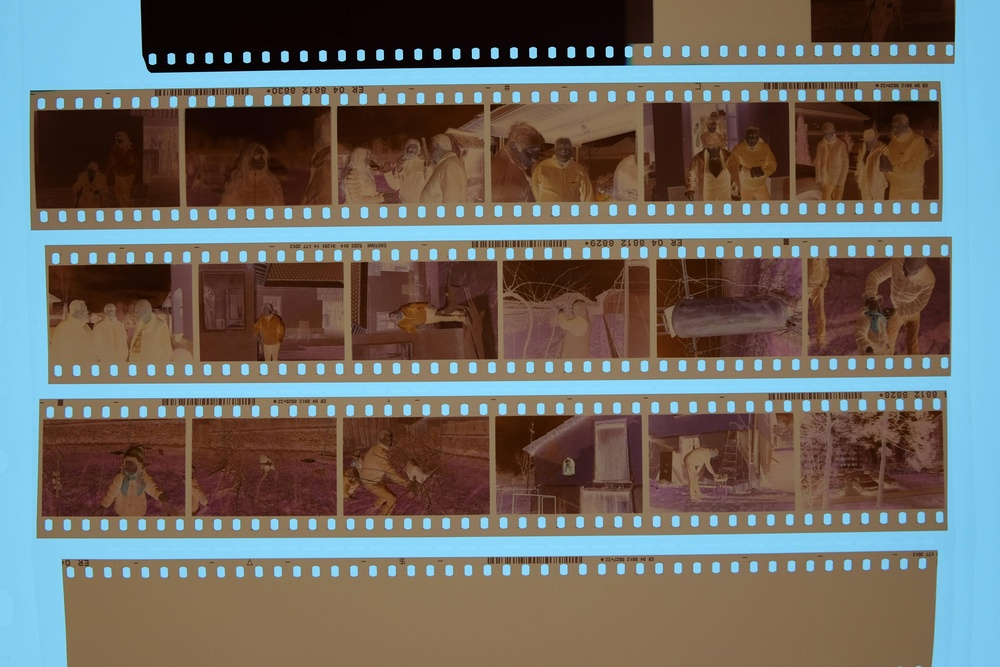
#> input picture code/crop/samples/5IEVU.jpg, 1000 x 667 px, shrunk from 3966 x 2644 before the run
$ python crop.py --inputFile samples/5IEVU.jpg --outputFile out.png
#> lines starting #> are read from the running program, lines starting #| are printed output that depends on the picture; after the words box and inside, x2 and y2 are one past the last pixel; in counts of white or black regions, pixels touching at a corner belong together
#!/usr/bin/python3

import cv2 as cv
import numpy as np
import argparse


# [13 lines left out: function drawLines, not called in this run]


def classifyLines(lines, tolerance = 0.05):
  horizLines, vertiLines = [], []
  for rho, theta in lines:
    lineAngle = theta - np.pi / 2
    if -tolerance * np.pi < lineAngle < tolerance * np.pi:
      horizLines.append((rho, theta))
    if    (lineAngle < (-0.5 + tolerance) * np.pi
       or  lineAngle > (0.5 - tolerance) * np.pi):
      vertiLines.append((rho, theta))
  return (horizLines, vertiLines)


def intersectTwoLines(l1, l2):
  rho1, theta1 = l1
  rho2, theta2 = l2
  A = np.array([[np.cos(theta1), np.sin(theta1)],
                [np.cos(theta2), np.sin(theta2)]])
  b = np.array([[rho1], [rho2]])
  x, y = np.linalg.solve(A, b)
  x, y = int(np.round(x[0])), int(np.round(y[0]))
  return (x, y)


def intersectLines(linesA, linesB):
  return [intersectTwoLines(l1, l2) for l1 in linesA for l2 in linesB]


def drawPoints(img, points, color = (0, 255, 0), size = 2):
  for p in points:
    cv.line(img, p, p, color, size)


def classifyPoints(img, points, cornerSize = 0.2):
  height, width = img.shape[0], img.shape[1]
  topLeft = [p for p in points if 0 <= p[0] <= cornerSize * width
                              and 0 <= p[1] <= cornerSize* height]
  topLeft.append(np.array([0, 0]))
  topRight = [p for p in points if (1 - cornerSize) * width <= p[0] <= width
                               and 0 <= p[1] <= cornerSize * height]
  topRight.append(np.array([width, 0]))
  btmLeft = [p for p in points if 0 <= p[0] <= cornerSize * width
                              and (1 - cornerSize) * height <= p[1] <= height]
  btmLeft.append(np.array([0, height]))
  btmRight = [p for p in points if (1 - cornerSize) * width <= p[0] <= width
                               and (1 - cornerSize) * height <= p[1] <= height]
  btmRight.append(np.array([width, height]))
  return (topLeft, topRight, btmLeft, btmRight)


def cropRectangle(img, cornerPoints):
  distance = lambda p1, p2: np.linalg.norm(p1 - p2)
  height, width = img.shape[0], img.shape[1]
  topLeft, topRight = np.array([0, 0]), np.array([width, 0])
  btmLeft, btmRight = np.array([0, height]), np.array([width, height])
  topLeftPoints, topRightPoints, btmLeftPoints, btmRightPoints = cornerPoints
  topLeftPoint = max(topLeftPoints, key = lambda p : distance(p, topLeft))
  topRightPoint = max(topRightPoints, key = lambda p : distance(p, topRight))
  btmLeftPoint = max(btmLeftPoints, key = lambda p : distance(p, btmLeft))
  btmRightPoint = max(btmRightPoints, key = lambda p : distance(p, btmRight))
  minX = max(topLeftPoint[0], btmLeftPoint[0])
  maxX = min(topRightPoint[0], btmRightPoint[0])
  minY = max(topLeftPoint[1], topRightPoint[1])
  maxY = min(btmLeftPoint[1], btmRightPoint[1])
  cropTopLeft = (minX, minY)
  cropBtmRight = (maxX, maxY)
  return (cropTopLeft, cropBtmRight)


def cropImage(args):
  np.seterr(all = "ignore")
  img = cv.imread(args.inputFile)
#> img is the input picture: shape (667, 1000, 3); mean B, G, R 100.5, 106.4, 109.4
  gray = cv.cvtColor(img, cv.COLOR_BGR2GRAY)
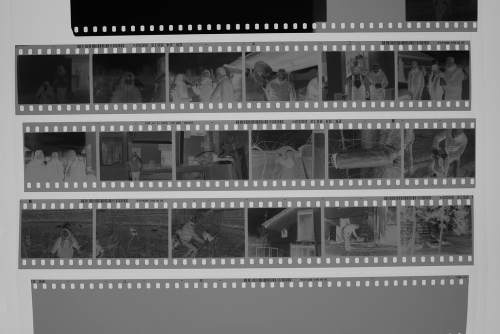
#> gray: shape (667, 1000) (shown at 1/2 size); min 0, max 220, mean 106.6
  if not args.slideFilm:
    gray = 255 - gray
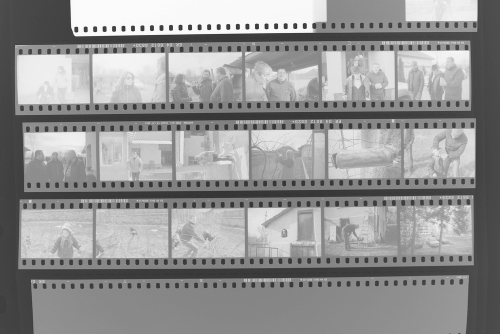
#> gray: shape (667, 1000) (shown at 1/2 size); min 35, max 255, mean 148.4
  gray = cv.equalizeHist(gray)
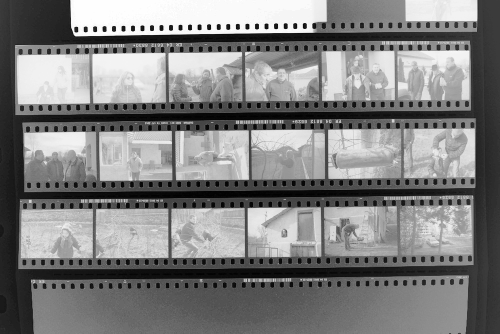
#> gray: shape (667, 1000) (shown at 1/2 size); min 0, max 255, mean 128.7
  ret, thresh = cv.threshold(gray, args.threshold, 255, cv.THRESH_BINARY)
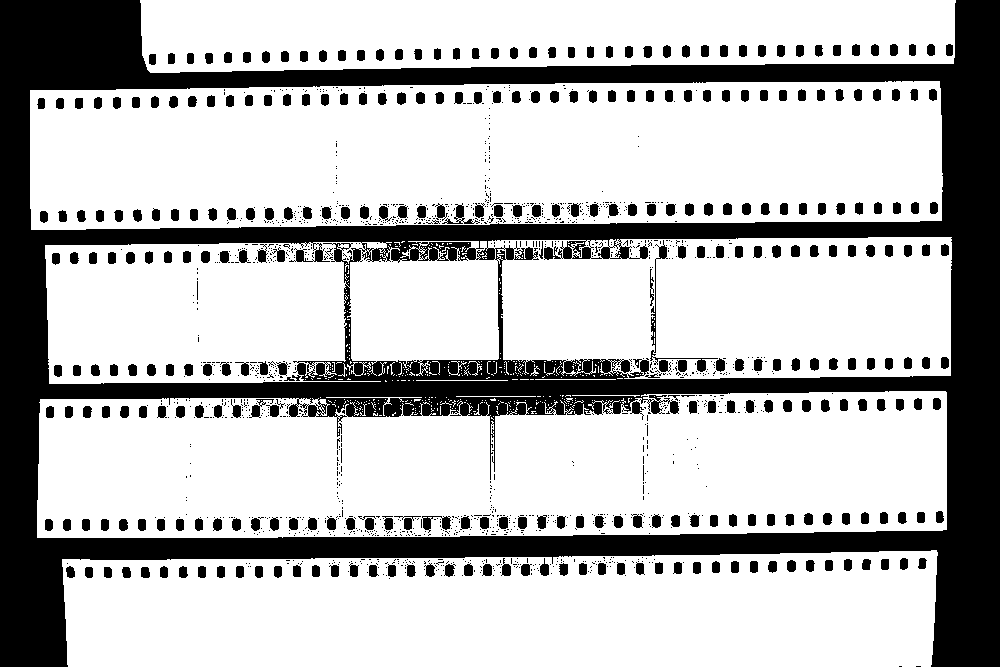
#> thresh: shape (667, 1000); 72.6% white; 1593 black regions (1270 under 20 px), largest, box (x1, y1, x2, y2) and area: (0, 0, 1000, 667) 150802, (650, 240, 718, 372) 503, (422, 516, 451, 533) 220
#> ret = 70
  edges = cv.Laplacian(thresh, 0)
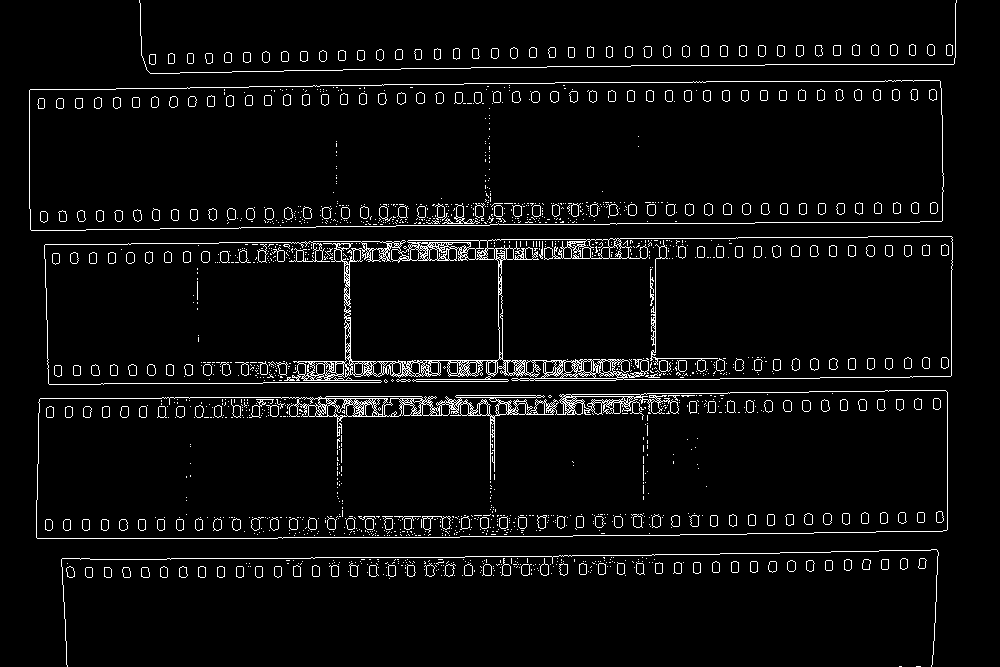
#> edges: shape (667, 1000); 4.5% white in thin lines or dots
  lines = cv.HoughLines(edges, args.rhoGranularity, args.thetaGranularity,
                        args.houghThreshold)
#> lines = 1473 rows, first 8: [244, 1.56], [385, 1.56], [245, 1.56], [399, 1.56], [230, 1.56], [229, 1.56], [384, 1.56], [400, 1.56]
  lines = [l[0] for l in lines]
#> lines = 1473 pairs, first value -946 to 955, second value 0.002 to 3.14
  horizLines, vertiLines = classifyLines(lines)
#> the loop in classifyLines, `for rho, theta in lines:` made 1473 passes
#> (rho, theta, lineAngle) on passes 1 to 3: (244, 1.56, -0.0088), (385, 1.56, -0.0088), (245, 1.56, -0.0108)
#> after the loop in classifyLines, `for rho, theta in lines:`: horizLines = 1468 pairs, first value 57 to 579, second value 1.43 to 1.67; vertiLines = [(949, 0.004), (955, 0.012), (-946, 3.14), (-940, 3.13), (948, 0.002)]
  intersections = intersectLines(horizLines, vertiLines)
#> intersections = 7340 pairs, first value 941 to 954, second value 55 to 571
  cornerPoints = classifyPoints(img, intersections)
#> in classifyPoints, `topLeft = [p for p in points if 0 <= p[0] <= cornerSize * width and 0 ..`: topLeft = []
#> in classifyPoints, `topRight = [p for p in points if (1 - cornerSize) * width <= p[0] <= w..`: topRight = 260 pairs, first value 941 to 954, second value 55 to 100
#> in classifyPoints, `btmLeft = [p for p in points if 0 <= p[0] <= cornerSize * width and (1..`: btmLeft = []
#> in classifyPoints, `btmRight = [p for p in points if (1 - cornerSize) * width <= p[0] <= w..`: btmRight = 245 pairs, first value 947 to 949, second value 534 to 571
  cropTopLeft, cropBtmRight = cropRectangle(img, cornerPoints)
#> in cropRectangle, `topLeftPoints, topRightPoints, btmLeftPoints, btmRightPoints = cornerP..`: topLeftPoints = [[0, 0]]; topRightPoints = 261 pairs, first value 941 to 1000, second value 0 to 100; btmLeftPoints = [[0, 667]]; btmRightPoints = 246 pairs, first value 947 to 1000, second value 534 to 667
#> in cropRectangle, `topLeftPoint = max(topLeftPoints, key = lambda p : distance(p, topLeft))`: topLeftPoint = [0, 0]
#> in cropRectangle, `topRightPoint = max(topRightPoints, key = lambda p : distance(p, topRi..`: topRightPoint = (941, 100)
#> in cropRectangle, `btmLeftPoint = max(btmLeftPoints, key = lambda p : distance(p, btmLeft))`: btmLeftPoint = [0, 667]
#> in cropRectangle, `btmRightPoint = max(btmRightPoints, key = lambda p : distance(p, btmRi..`: btmRightPoint = (947, 534)
#> in cropRectangle, `minX = max(topLeftPoint[0], btmLeftPoint[0])`: minX = 0
#> in cropRectangle, `maxX = min(topRightPoint[0], btmRightPoint[0])`: maxX = 941
#> in cropRectangle, `minY = max(topLeftPoint[1], topRightPoint[1])`: minY = 100
#> in cropRectangle, `maxY = min(btmLeftPoint[1], btmRightPoint[1])`: maxY = 534
#> in cropRectangle, `cropTopLeft = (minX, minY)`: cropTopLeft = (0, 100)
#> in cropRectangle, `cropBtmRight = (maxX, maxY)`: cropBtmRight = (941, 534)
#> cropTopLeft = (0, 100); cropBtmRight = (941, 534)
  minX, minY = cropTopLeft
#> minX = 0; minY = 100
  maxX, maxY = cropBtmRight
#> maxX = 941; maxY = 534
  croppedImg = img.copy()[minY:maxY, minX:maxX]
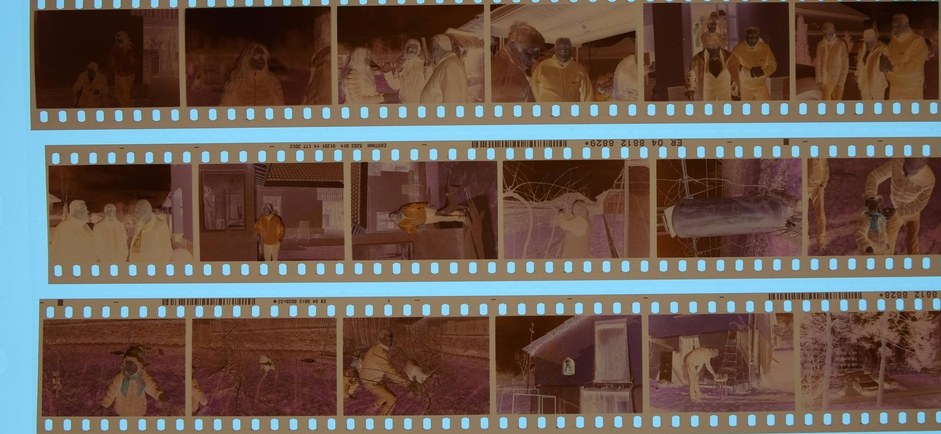
#> croppedImg: shape (434, 941, 3); mean B, G, R 81.5, 91, 105.9
  cv.imwrite(args.outputFile, croppedImg)

  if args.visualize:
    cropRectColor = (255, 0, 0)
    cropRectWidth = 1
    cv.imshow("gray", gray)
    cv.imshow("threshold", thresh)
    cv.imshow("edges", edges)
    drawLines(img, horizLines, vertiLines)
    drawPoints(img, intersections)
    cv.rectangle(img, cropTopLeft, cropBtmRight, cropRectColor, cropRectWidth)
    cv.imshow("image", img)
    cv.waitKey(0)


parser = argparse.ArgumentParser()
parser.add_argument("-i", "--inputFile", required = True)
parser.add_argument("-o", "--outputFile", required = True)
parser.add_argument("-v", "--visualize", action = "store_true")
parser.add_argument("-s", "--slideFilm", action = "store_true")
parser.add_argument("-t", "--threshold", type = int, default = 70)
parser.add_argument("-rg", "--rhoGranularity", type = int, default = 1)
parser.add_argument("-tg", "--thetaGranularity", type = float, default = 0.001)
parser.add_argument("-ht", "--houghThreshold", type = int, default = 150)

args = parser.parse_args()
cropImage(args)

$ run again, on code/crop/samples/Nimslostripneg.jpg
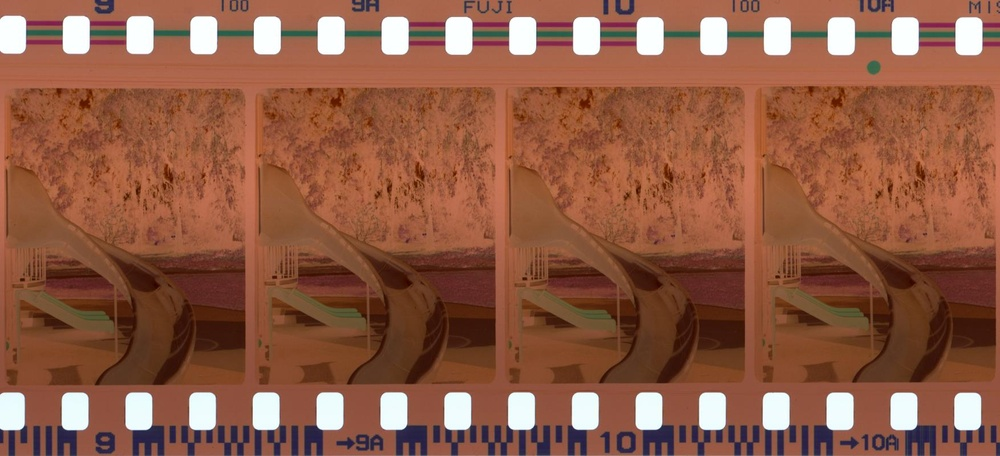
#> input picture code/crop/samples/Nimslostripneg.jpg, 1000 x 456 px, shrunk from 1753 x 800 before the run
#> in cropImage, img is the input picture: shape (456, 1000, 3); mean B, G, R 68.5, 90.8, 143.7
#> in cropImage, `ret, thresh = cv.threshold(gray, args.threshold, 255, cv.THRESH_BINARY)`:
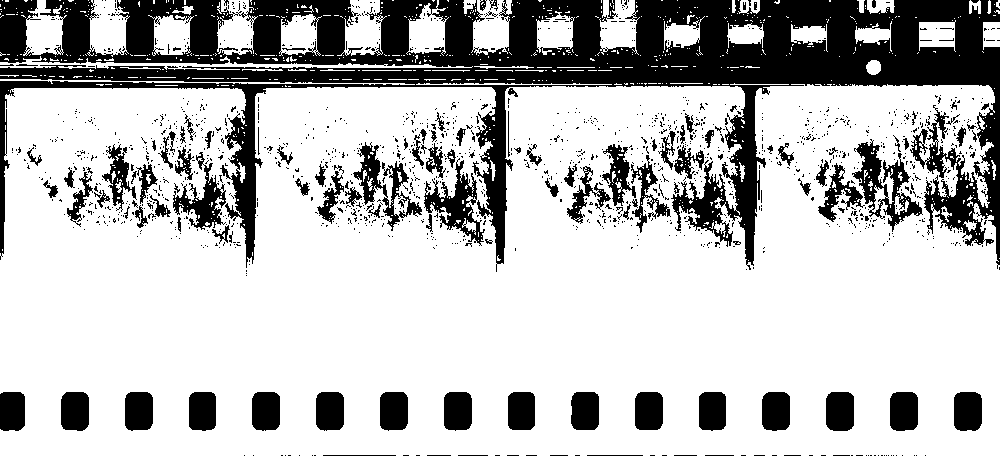
#> thresh: shape (456, 1000); 74.2% white; 1441 black regions (1328 under 20 px), largest, box (x1, y1, x2, y2) and area: (0, 0, 1000, 272) 79209, (852, 139, 923, 232) 2120, (424, 158, 485, 246) 1798
#> ret = 70
#> in cropImage, `edges = cv.Laplacian(thresh, 0)`:
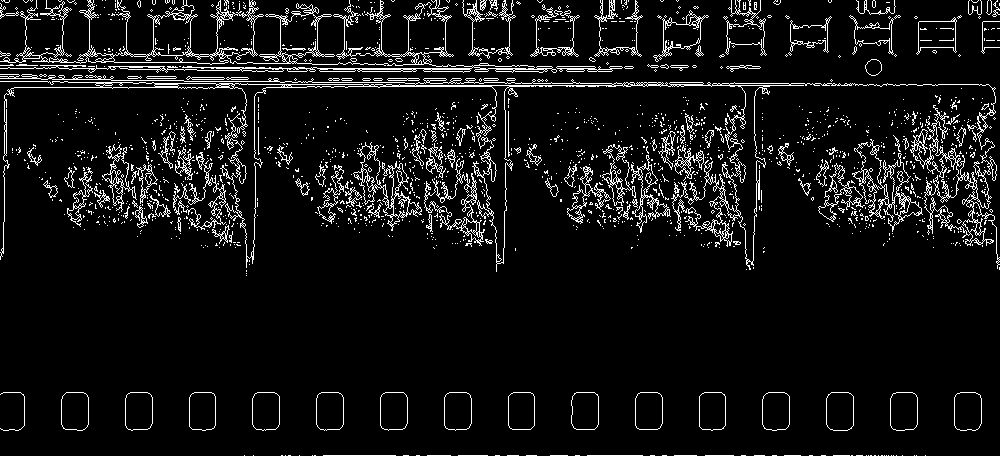
#> edges: shape (456, 1000); 7.3% white in thin lines or dots
#> lines = 5458 pairs, first value -253 to 457, second value 1.39 to 3.13
#> the loop in classifyLines, `for rho, theta in lines:` made 5458 passes
#> (rho, theta, lineAngle) on passes 1 to 3: (87, 1.57, -0.0028), (84, 1.57, 0.0012), (88, 1.57, -0.0048)
#> after the loop in classifyLines, `for rho, theta in lines:`: horizLines = 4308 pairs, first value -8 to 457, second value 1.42 to 1.73; vertiLines = [(-253, 3.13)]
#> intersections = 4308 pairs, first value 253 to 257, second value 2 to 456
#> in classifyPoints, `topLeft = [p for p in points if 0 <= p[0] <= cornerSize * width and 0 ..`: topLeft = []
#> cornerPoints = ([[0, 0]], [[1000, 0]], [[0, 456]], [[1000, 456]])
#> topLeftPoints = [[0, 0]]; topRightPoints = [[1000, 0]]; btmLeftPoints = [[0, 456]]; btmRightPoints = [[1000, 456]]
#> topLeftPoint = [0, 0]
#> topRightPoint = [1000, 0]
#> btmLeftPoint = [0, 456]
#> btmRightPoint = [1000, 456]
#> in cropRectangle, `minX = max(topLeftPoint[0], btmLeftPoint[0])`: minX = 0
#> in cropRectangle, `maxX = min(topRightPoint[0], btmRightPoint[0])`: maxX = 1000
#> in cropRectangle, `minY = max(topLeftPoint[1], topRightPoint[1])`: minY = 0
#> in cropRectangle, `maxY = min(btmLeftPoint[1], btmRightPoint[1])`: maxY = 456
#> in cropRectangle, `cropTopLeft = (minX, minY)`: cropTopLeft = (0, 0)
#> in cropRectangle, `cropBtmRight = (maxX, maxY)`: cropBtmRight = (1000, 456)
#> in cropImage, `cropTopLeft, cropBtmRight = cropRectangle(img, cornerPoints)`: cropTopLeft = (0, 0); cropBtmRight = (1000, 456)
#> in cropImage, `minX, minY = cropTopLeft`: minX = 0
#> in cropImage, `maxX, maxY = cropBtmRight`: maxX = 1000; maxY = 456

$ run again, on code/crop/samples/sample1.jpg
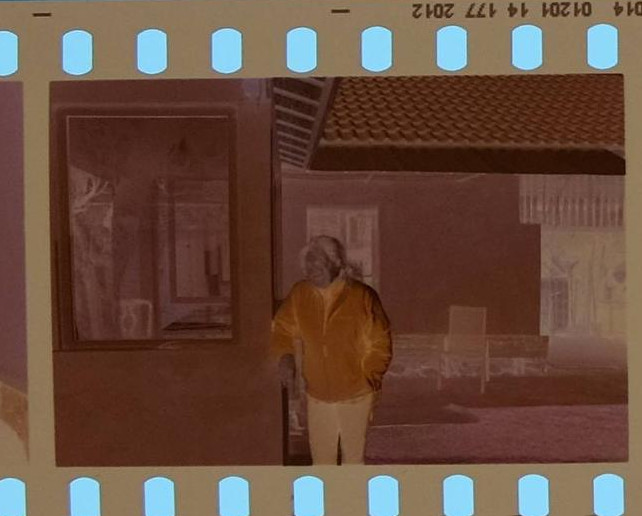
#> input picture code/crop/samples/sample1.jpg, 642 x 516 px
#> in cropImage, img is the input picture: shape (516, 642, 3); mean B, G, R 62.9, 76.7, 104
#> in cropImage, `ret, thresh = cv.threshold(gray, args.threshold, 255, cv.THRESH_BINARY)`:
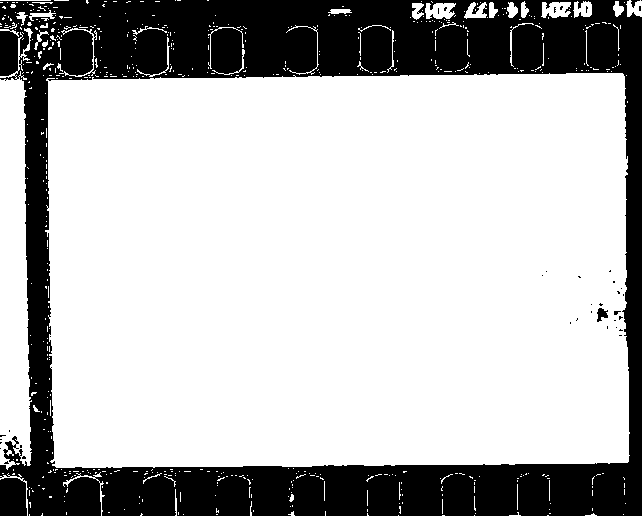
#> thresh: shape (516, 642); 72.7% white; 39 black regions (36 under 20 px), largest, box (x1, y1, x2, y2) and area: (0, 0, 642, 516) 90155, (597, 308, 608, 322) 95, (631, 0, 640, 8) 31
#> ret = 70
#> edges: shape (516, 642); 3.1% white in thin lines or dots
#> in cropImage, `lines = cv.HoughLines(edges, args.rhoGranularity, args.thetaGranularit..`: lines = 93 rows, first 8: [80, 1.56], [79, 1.56], [468, 1.56], [469, 1.56], [78, 1.56], [-22, 3.12], [77, 1.56], [-45, 3.13]
#> in cropImage, `lines = [l[0] for l in lines]`: lines = 93 pairs, first value -626 to 627, second value 0 to 3.14
#> the loop in classifyLines, `for rho, theta in lines:` made 93 passes
#> (rho, theta, lineAngle) on passes 1 to 8: (80, 1.56, -0.0138), (79, 1.56, -0.0118), (468, 1.56, -0.0068), (469, 1.56, -0.0088), (78, 1.56, -0.0088), (-22, 3.12, 1.55), (77, 1.56, -0.0078), (-45, 3.13, 1.56)
#> after the loop in classifyLines, `for rho, theta in lines:`: horizLines = 61 pairs, first value 1 to 476, second value 1.54 to 1.58; vertiLines = 32 pairs, first value -626 to 627, second value 0 to 3.14
#> intersections = 1952 pairs, first value 18 to 630, second value 1 to 476
#> in classifyPoints, `topLeft = [p for p in points if 0 <= p[0] <= cornerSize * width and 0 ..`: topLeft = 1125 pairs, first value 18 to 49, second value 1 to 81
#> in classifyPoints, `topRight = [p for p in points if (1 - cornerSize) * width <= p[0] <= w..`: topRight = 315 pairs, first value 622 to 627, second value 2 to 81
#> in classifyPoints, `btmLeft = [p for p in points if 0 <= p[0] <= cornerSize * width and (1..`: btmLeft = 400 pairs, first value 26 to 54, second value 464 to 476
#> in classifyPoints, `btmRight = [p for p in points if (1 - cornerSize) * width <= p[0] <= w..`: btmRight = 112 pairs, first value 625 to 630, second value 460 to 469
#> topLeftPoints = 1126 pairs, first value 0 to 49, second value 0 to 81; topRightPoints = 316 pairs, first value 622 to 642, second value 0 to 81; btmLeftPoints = 401 pairs, first value 0 to 54, second value 464 to 516; btmRightPoints = 113 pairs, first value 625 to 642, second value 460 to 516
#> topLeftPoint = (49, 80)
#> topRightPoint = (623, 81)
#> btmLeftPoint = (54, 464)
#> btmRightPoint = (625, 460)
#> in cropRectangle, `minX = max(topLeftPoint[0], btmLeftPoint[0])`: minX = 54
#> in cropRectangle, `maxX = min(topRightPoint[0], btmRightPoint[0])`: maxX = 623
#> in cropRectangle, `minY = max(topLeftPoint[1], topRightPoint[1])`: minY = 81
#> in cropRectangle, `maxY = min(btmLeftPoint[1], btmRightPoint[1])`: maxY = 460
#> in cropRectangle, `cropTopLeft = (minX, minY)`: cropTopLeft = (54, 81)
#> in cropRectangle, `cropBtmRight = (maxX, maxY)`: cropBtmRight = (623, 460)
#> in cropImage, `cropTopLeft, cropBtmRight = cropRectangle(img, cornerPoints)`: cropTopLeft = (54, 81); cropBtmRight = (623, 460)
#> in cropImage, `minX, minY = cropTopLeft`: minX = 54; minY = 81
#> in cropImage, `maxX, maxY = cropBtmRight`: maxX = 623; maxY = 460
#> in cropImage, `croppedImg = img.copy()[minY:maxY, minX:maxX]`:
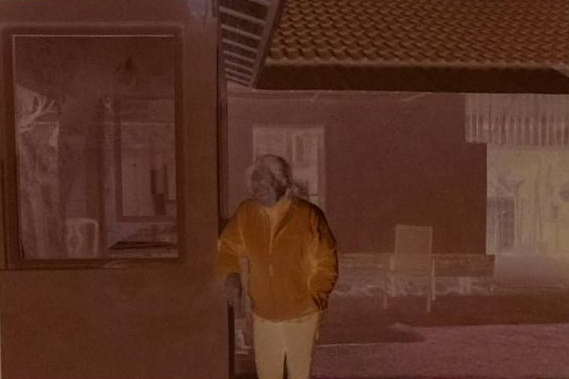
#> croppedImg: shape (379, 569, 3); mean B, G, R 36.1, 49.7, 87.7
